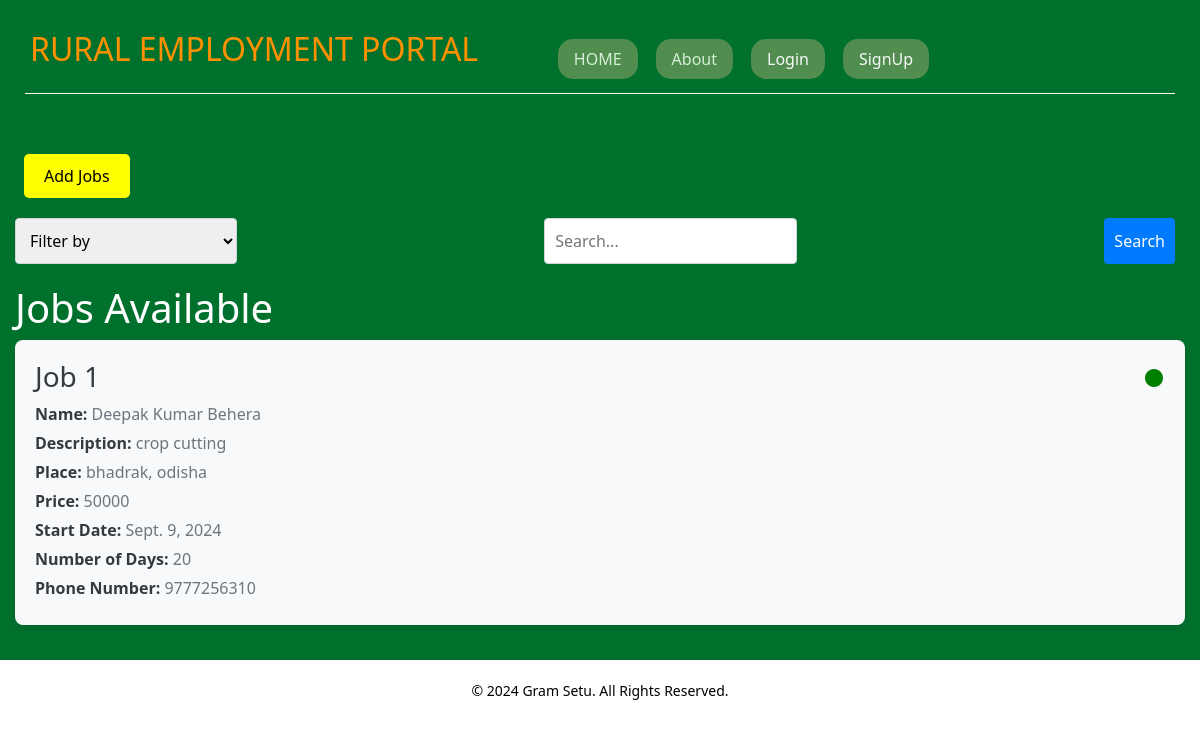
The page /job/ on the database its author committed.
### R_E/models.py (models this page shows, shortened)
class Job(models.Model):
    user = models.ForeignKey(User, on_delete=models.CASCADE, default=1)
    name = models.CharField(max_length=30, null=False)
    jobDescription = models.TextField(null=True)
    place = models.CharField(max_length=50)
    price = models.IntegerField(null=False)
    date = models.DateField(null=False, default='2024-08-20')
    days = models.IntegerField(null=False, default=0)
    timeSpan = models.TimeField(null=False)
    phoneNumber = models.BigIntegerField(null=False, default=None)

### R_E/views.py (the view)
# urls.py: path('job/', views.job, name='job'),
def job(request):
    search_query = request.GET.get('search', '').strip()
    filter_by = request.GET.get('filter_by', '')
    myjob = Job.objects.all()
    current_time = datetime.now()
    for job in myjob:
        job_end_time = datetime.combine(job.date, job.timeSpan)
        if current_time > job_end_time:
            job.status = 'done'
        else:
            job.status = 'available'
    if filter_by == 'name':
        myjob = myjob.filter(name__icontains=search_query)
    elif filter_by == 'place':
        myjob = myjob.filter(place__icontains=search_query)
    elif filter_by == 'price_range_1':
        myjob = myjob.filter(price__gte=0, price__lte=5000)
    elif filter_by == 'price_range_2':
        myjob = myjob.filter(price__gt=5000, price__lte=20000)
    elif filter_by == 'price_range_3':
        myjob = myjob.filter(price__gt=20000, price__lte=50000)
    elif filter_by == 'price_range_4':
        myjob = myjob.filter(price__gt=50000)
    elif filter_by == 'date':
        try:
            search_date = datetime.strptime(search_query, '%Y-%m-%d').date()
            myjob = myjob.filter(date__iexact=search_date)
        except ValueError:
            myjob = Job.objects.none()
    elif filter_by == 'timeSpan':
        try:
            search_time = datetime.strptime(search_query, '%H:%M').time()
            myjob = myjob.filter(timeSpan__iexact=search_time)
        except ValueError:
            myjob = Job.objects.none()
    elif filter_by == 'phoneNumber':
        if search_query.isdigit():
            myjob = myjob.filter(phoneNumber__exact=int(search_query))
        else:
            myjob = Job.objects.none()
    template = loader.get_template('jobs.html')
    context = {
        'myjob': myjob,
        'search_query': search_query,
        'filter_by': filter_by,
    }
    return HttpResponse(template.render(context, request))

### R_E/context_processors.py (called while the page is built)
def current_year(request):
    return {
        'current_year': datetime.now().year
    }

### R_E/templates/jobs.html (shortened to what this page needs)
{% extends 'base.html' %}
{% block content %}
    <a href="/jobform" class="add-jobs-button" style="margin-top: 50px;">Add Jobs</a>
<form method="get" class="search-form">
    <select name="filter_by">
        <option value="" {% if not filter_by %}selected{% endif %}>Filter by</option>
    </select>
    <input type="text" name="search" value="{{ search_query }}" placeholder="Search..." />
    <button type="submit">Search</button>
</form>
    <h1>Jobs Available</h1>
    <ul class="job-list">
        {% for j in myjob %}
        <li>
            <h3>Job {{ forloop.counter }}</h3>
            <p><strong>Name:</strong> {{ j.name }}</p>
            <p><strong>Description:</strong> {{ j.jobDescription }}</p>
            <p><strong>Place:</strong> {{ j.place }}</p>
            <p><strong>Price:</strong> {{ j.days }}</p>
            <p><strong>Start Date:</strong> {{ j.date }}</p>
            <p><strong>Number of Days:</strong> {{ j.price }}</p>
            <p><strong>Phone Number:</strong> {{ j.phoneNumber }}</p>
            {% if j.status == 'done' %}
                <span class="job-status done">&#10004; </span>
            {% else %}
                <span class="job-status available">&#9679; </span>
            {% endif %}
        </li>
        {% endfor %}
    </ul>
{% endblock %}

### R_E/templates/base.html (style rules this page uses)
a { margin: 9px; }

### R_E/templates/jobs.html (style rules this page uses)
.add-jobs-button { display: inline-block; margin-bottom: 20px; padding: 10px 20px; background-color: yellow; color: black; text-align: center; text-decoration: none; border-radius: 5px; transition: background-color 0.3s ease; }
.job-list { list-style-type: none; padding: 0; }
.job-list li { background-color: #f8f9fa; margin-bottom: 20px; padding: 20px; border-radius: 8px; box-shadow: 0 4px 6px rgba(0, 0, 0, 0.1); position: relative; }
.job-list h3 { margin-top: 0; color: #343a40; }
.job-list p { margin: 5px 0; color: #6c757d; }
.job-list p strong { color: #343a40; }
.job-status { position: absolute; top: 20px; right: 20px; font-size: 24px; font-weight: bold; }
.job-status.available { color: green; animation: blink 1s infinite; }
.search-form { display: flex; justify-content: space-between; margin-bottom: 20px; }
.search-form select, .search-form input[type="text"], .search-form button { padding: 10px; font-size: 16px; margin-right: 10px; border-radius: 4px; border: 1px solid #ced4da; }
.search-form button { background-color: #007bff; color: #fff; border: none; cursor: pointer; transition: background-color 0.3s; }

### rows shown on the page
Job: name "Deepak Kumar Behera", jobDescription "crop cutting", place "bhadrak, odisha", days "50000", date "Sept. 9, 2024", price "20", phoneNumber "9777256310"
